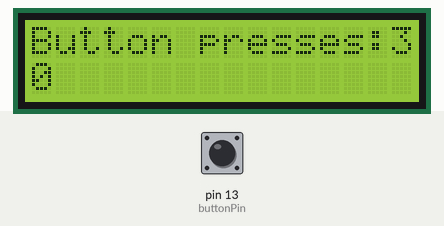
A sketch run on a simulated Arduino Uno, built with avr-gcc and run on an emulated ATmega328P. Shown: 16×2 character LCD. Inputs (shaded band) come from the test bench; at power-on: pin 13 (buttonPin) LOW. What the sketch prints to the serial monitor is not drawn.

Above: at 1.2 s.
1.3 s: pin 13 (buttonPin) pulled HIGH for 0.15 s
At 2.5 s:
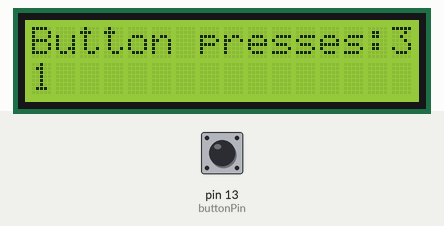
2.9 s: pin 13 (buttonPin) pulled HIGH for 1 s
At 3.7 s:
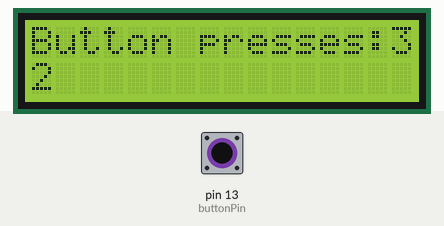
5.4 s: pin 13 (buttonPin) pulled HIGH for 0.15 s
At 6.6 s:
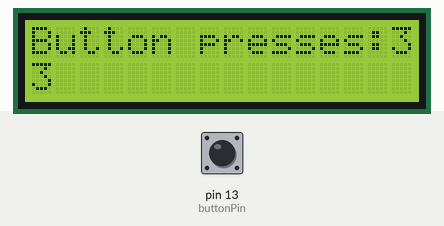
7.0 s: pin 13 (buttonPin) pulled HIGH for 1 s
At 8.2 s:
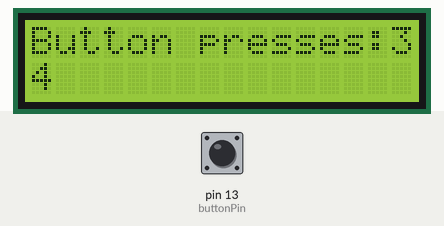
Timing chart, 0 to 10.0 s (numbered marks = the images above; inputs shaded):
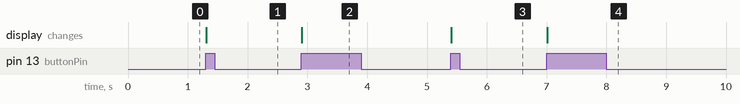

The sketch:

lcd_backpack.ino
```cpp
// Hello.ino
#include <Wire.h>
#include <LiquidCrystal_I2C.h>
LiquidCrystal_I2C lcd(0x27, 16, 2); // set the LCD address to 0x27 for a 16 chars and 2 line display.
// If 0x27 doesn't work, try 0x3F.

int buttonPin = 13;
int buttonState = 0;
int previousbuttonState = 0;
int switchPin = 0;
int counter = 0;

void setup()
{
	pinMode(buttonPin, INPUT);
	pinMode(switchPin, INPUT);
	lcd.init();
	lcd.backlight();
	lcd.print("Button presses:34");
	Serial.begin(16, 2);
}

void loop()
{
	buttonState = digitalRead(buttonPin);

	if (buttonState == HIGH && previousbuttonState == LOW)
	{
		counter++;

	}
	previousbuttonState = buttonState;


	lcd.setCursor(0, 1);
    lcd.print(counter);
    lcd.print(" ");

	Serial.print(counter);
    delay(5);
}
```

Measured:
- after the input at 1.3 s, the display: changes at once (image 1)
- after the input at 2.9 s, the display: changes at once (image 2)
- after the input at 5.4 s, the display: changes at once (image 3)
- after the input at 7.0 s, the display: changes at once (image 4)
